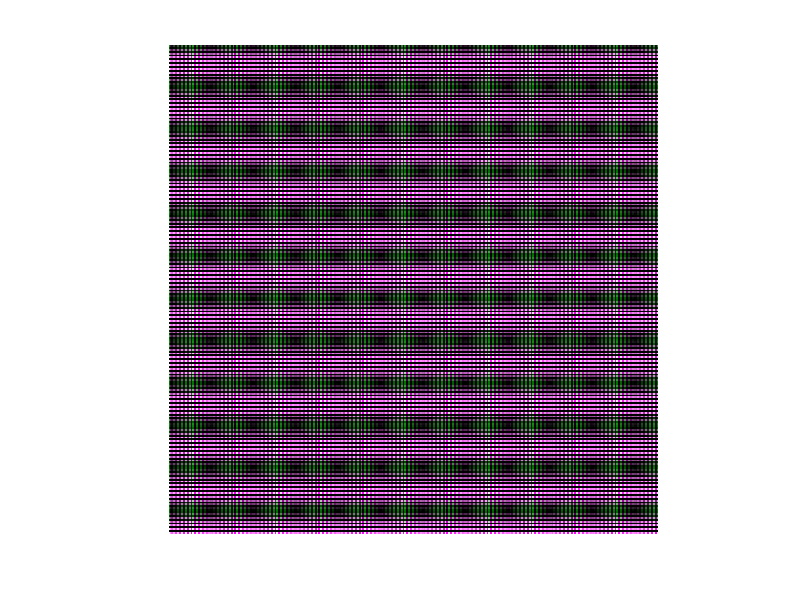

The MATLAB script that drew this image: (Note: this script raises an error after producing the figure.)
1;
clc;
clear;

%% PARTE 1

tam = 256;
h = 3;

I = zeros(tam, tam, 3);

for x = 1:tam
  for y = 1:tam
    I(x,y,1) = sin(h*x);
    I(x,y,2) = (sin(h*y)+sin(h*x))/2;
    I(x,y,3) = sin(h*x);
  endfor
endfor

I = im2double(I);
imshow(I)
imwrite (I, 'generatedImg.png', 'png');

compress ('generatedImg.png', 2);
decompress ('compressedImg.png', 2, h);
